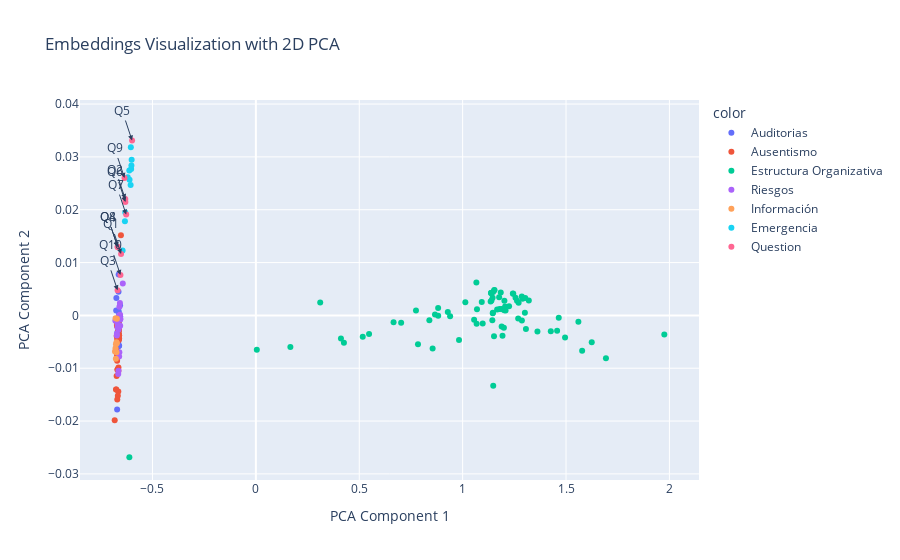
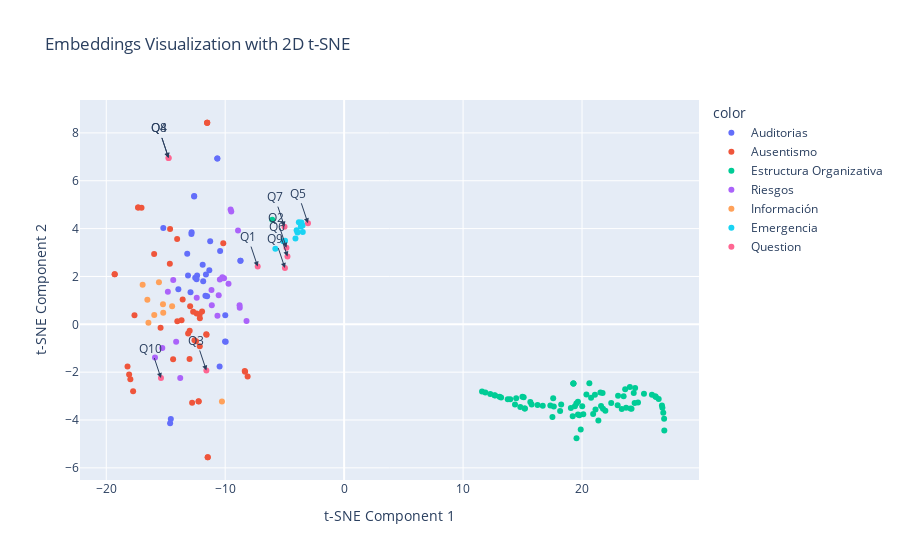
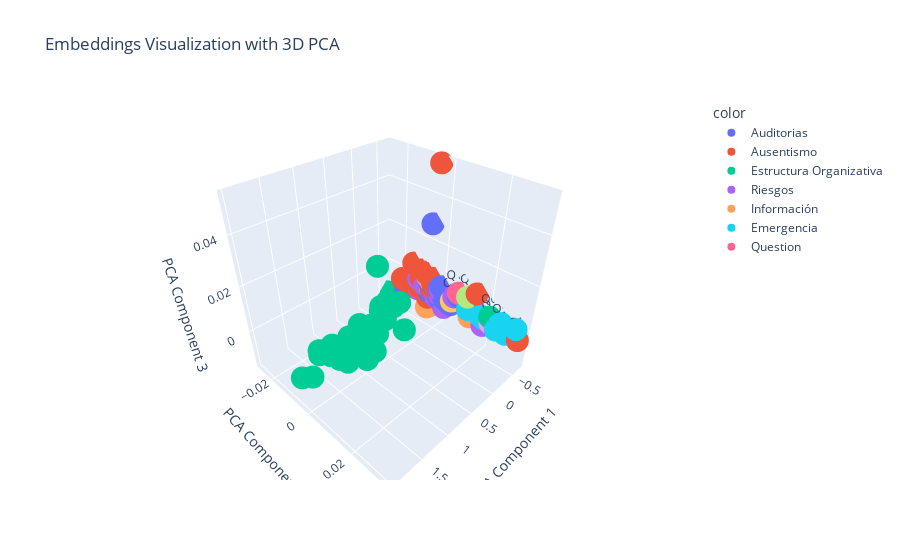
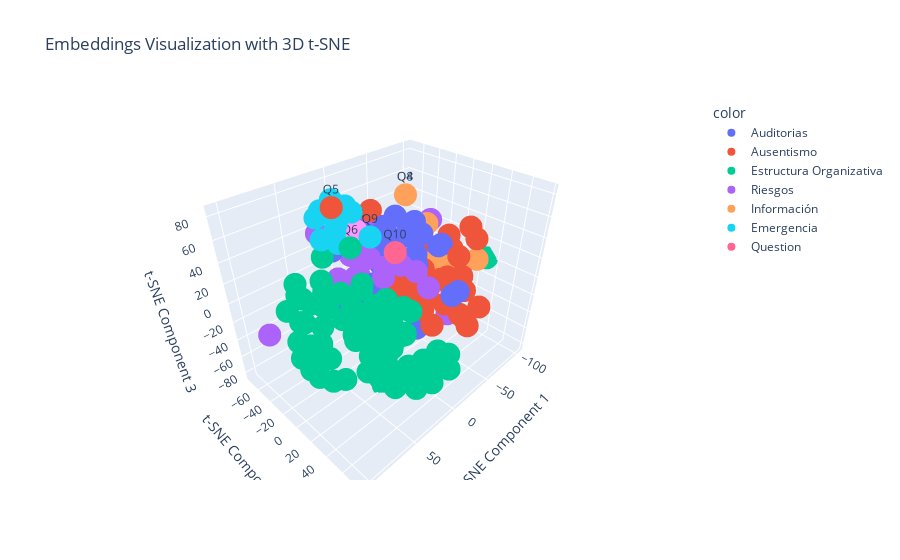

Notebook code for these charts, in order:
### Code cell
# Collecting sentence embeddings for each model
model_embeddings = []
model_labels = []
models_list = []

for key, model in models.items():
    for paragraph in model.original_paragraphs:
        embedding = model._get_sentence_embedding(paragraph)
        model_embeddings.append(embedding)
        model_labels.append(key)
    models_list.append(key)

# Collecting embeddings for questions and finding the closest model for each question
question_embeddings = []
question_closest_models = []
question_similarities = []
question_closest_paragraphs = []

for question in questions:
    query_embedding = model._get_sentence_embedding(question)
    question_embeddings.append(query_embedding)
    
    # Find the closest model
    closest_model = None
    highest_similarity = -1
    closest_paragraph = ""
    for model_name, model in models.items():
        similarities = [
            (model._cosine_similarity(query_embedding, model._get_sentence_embedding(paragraph)), paragraph)
            for paragraph in model.original_paragraphs
        ]
        max_similarity, best_paragraph = max(similarities, key=lambda x: x[0])
        if max_similarity > highest_similarity:
            highest_similarity = max_similarity
            closest_model = model_name
            closest_paragraph = best_paragraph
    
    question_closest_models.append(closest_model)
    question_similarities.append(highest_similarity)
    question_closest_paragraphs.append(closest_paragraph)

# Printing questions and their related data based on similarity
for question, closest_model, similarity in zip(questions, question_closest_models, question_similarities):
    if similarity > 0.75:
        print(f"Question: {question}")
        print(f"Closest Model: {closest_model}")
        print(f"Similarity: {similarity:.2f}")
        print()
    else:
        print(f"'{question}' does not have enough similarity")

# Combining model embeddings and question embeddings
all_embeddings = np.array(model_embeddings + question_embeddings)
labels = model_labels + ["Question"] * len(questions)
hover_texts = model_labels + [
    f"Question: {question}<br>Closest Model: {closest_model}<br>Similarity: {similarity:.2f}<br>Chunk: {closest_paragraph[:100]}..."
    for question, closest_model, similarity, closest_paragraph in zip(questions, question_closest_models, question_similarities, question_closest_paragraphs)
]

# Reducing dimensionality using PCA for 2D and 3D plots
pca_2d = PCA(n_components=2)
pca_2d_result = pca_2d.fit_transform(all_embeddings)

pca_3d = PCA(n_components=3)
pca_3d_result = pca_3d.fit_transform(all_embeddings)

# Reducing dimensionality using t-SNE for 2D and 3D plots
tsne_2d = TSNE(n_components=2, random_state=42)
tsne_2d_result = tsne_2d.fit_transform(all_embeddings)

tsne_3d = TSNE(n_components=3, random_state=42)
tsne_3d_result = tsne_3d.fit_transform(all_embeddings)

# Plotting with 2D PCA
fig_pca = px.scatter(
    x=pca_2d_result[:, 0], 
    y=pca_2d_result[:, 1], 
    color=labels, 
    hover_data={'label': hover_texts},
    labels={'x': 'PCA Component 1', 'y': 'PCA Component 2'},
    title="Embeddings Visualization with 2D PCA"
)

# Adding annotations for questions in 2D PCA plot
for i, question in enumerate(questions):
    fig_pca.add_annotation(
        x=pca_2d_result[len(model_embeddings) + i, 0], 
        y=pca_2d_result[len(model_embeddings) + i, 1], 
        text=f"Q{i+1}", 
        showarrow=True,
        arrowhead=2
    )

# Plotting with 2D t-SNE
fig_tsne = px.scatter(
    x=tsne_2d_result[:, 0], 
    y=tsne_2d_result[:, 1], 
    color=labels, 
    hover_data={'label': hover_texts},
    labels={'x': 't-SNE Component 1', 'y': 't-SNE Component 2'},
    title="Embeddings Visualization with 2D t-SNE"
)

# Adding annotations for questions in 2D t-SNE plot
for i, question in enumerate(questions):
    fig_tsne.add_annotation(
        x=tsne_2d_result[len(model_embeddings) + i, 0], 
        y=tsne_2d_result[len(model_embeddings) + i, 1], 
        text=f"Q{i+1}", 
        showarrow=True,
        arrowhead=2
    )

# Plotting with 3D PCA
fig_pca_3d = px.scatter_3d(
    x=pca_3d_result[:, 0], 
    y=pca_3d_result[:, 1], 
    z=pca_3d_result[:, 2], 
    color=labels, 
    hover_data={'label': hover_texts},
    labels={'x': 'PCA Component 1', 'y': 'PCA Component 2', 'z': 'PCA Component 3'},
    title="Embeddings Visualization with 3D PCA"
)

# Adding annotations for questions in 3D PCA plot
for i, question in enumerate(questions):
    fig_pca_3d.add_trace(go.Scatter3d(
        x=[pca_3d_result[len(model_embeddings) + i, 0]],
        y=[pca_3d_result[len(model_embeddings) + i, 1]],
        z=[pca_3d_result[len(model_embeddings) + i, 2]],
        text=f"Q{i+1}",
        mode='markers+text',
        textposition='top center',
        showlegend=False
    ))

# Plotting with 3D t-SNE
fig_tsne_3d = px.scatter_3d(
    x=tsne_3d_result[:, 0], 
    y=tsne_3d_result[:, 1], 
    z=tsne_3d_result[:, 2], 
    color=labels, 
    hover_data={'label': hover_texts},
    labels={'x': 't-SNE Component 1', 'y': 't-SNE Component 2', 'z': 't-SNE Component 3'},
    title="Embeddings Visualization with 3D t-SNE"
)

# Adding annotations for questions in 3D t-SNE plot
for i, question in enumerate(questions):
    fig_tsne_3d.add_trace(go.Scatter3d(
        x=[tsne_3d_result[len(model_embeddings) + i, 0]],
        y=[tsne_3d_result[len(model_embeddings) + i, 1]],
        z=[tsne_3d_result[len(model_embeddings) + i, 2]],
        text=f"Q{i+1}",
        mode='markers+text',
        textposition='top center',
        showlegend=False
    ))

# Show plots
fig_pca.show()
fig_tsne.show()
fig_pca_3d.show()
fig_tsne_3d.show()
